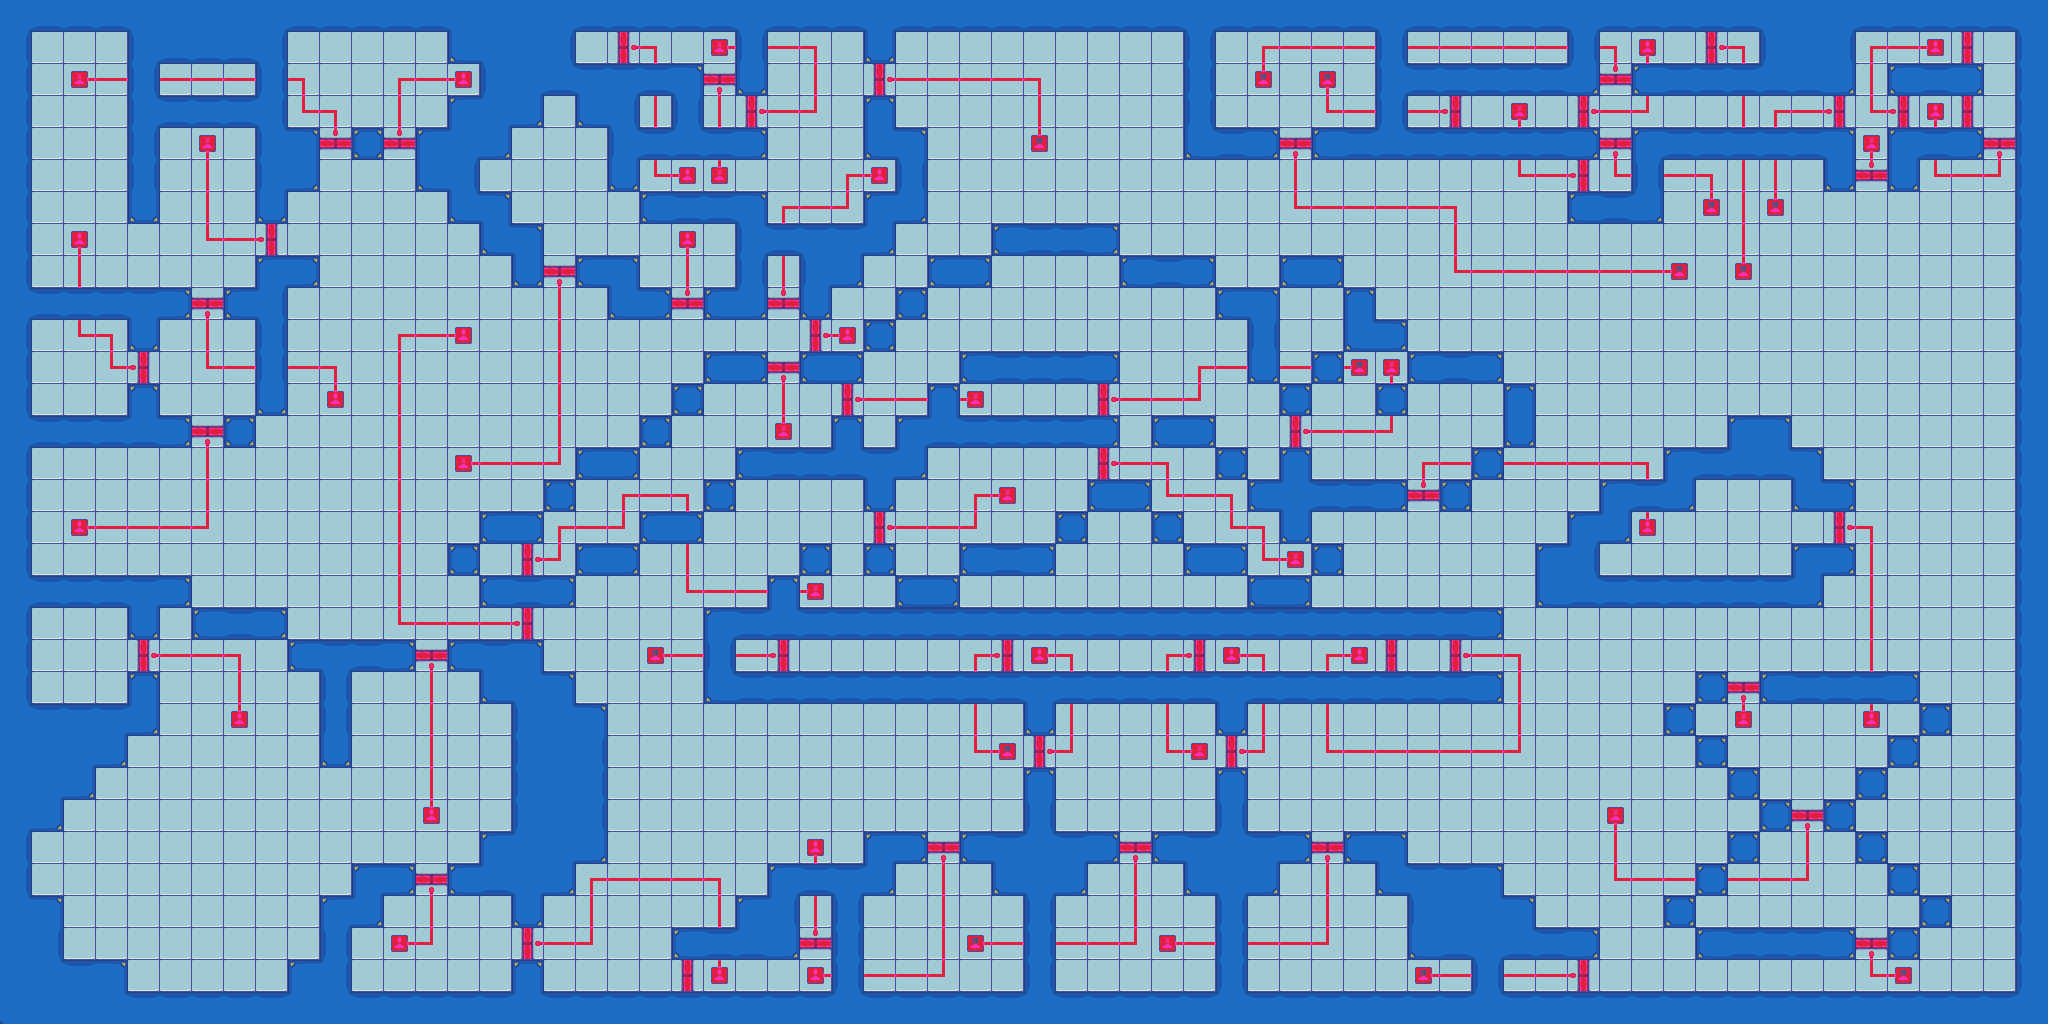

This game map was drawn from its Tiled (.tmx) file and the tilesets committed beside it. A one-line description and the trimmed map source follow:
An orthogonal 64x32 tile map with 32x32 px tiles, 1 tile layer (Floor).

<map version="1.10" tiledversion="1.12.1" orientation="orthogonal" renderorder="right-down" width="64" height="32" tilewidth="32" tileheight="32" infinite="0" nextlayerid="9" nextobjectid="4">
 <editorsettings>
  <export format="json" />
 </editorsettings>
 <tileset firstgid="1" source="SpreetSheet.tsx" />
 <layer id="6" name="Floor" width="64" height="32" locked="1">
  <data>[2048 cells, 2048 non-empty, 67 distinct tile ids]</data>
 </layer>
</map>
